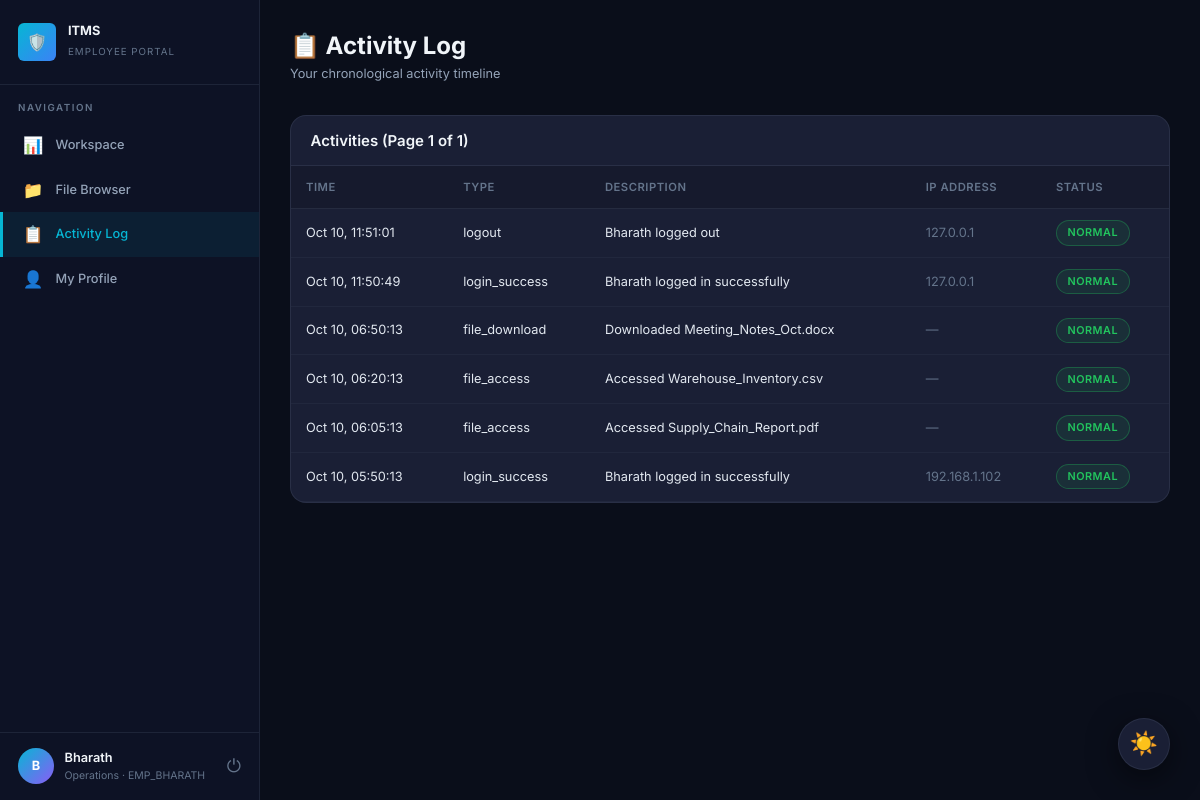
The app's page /employee/activity (signed in), older data.
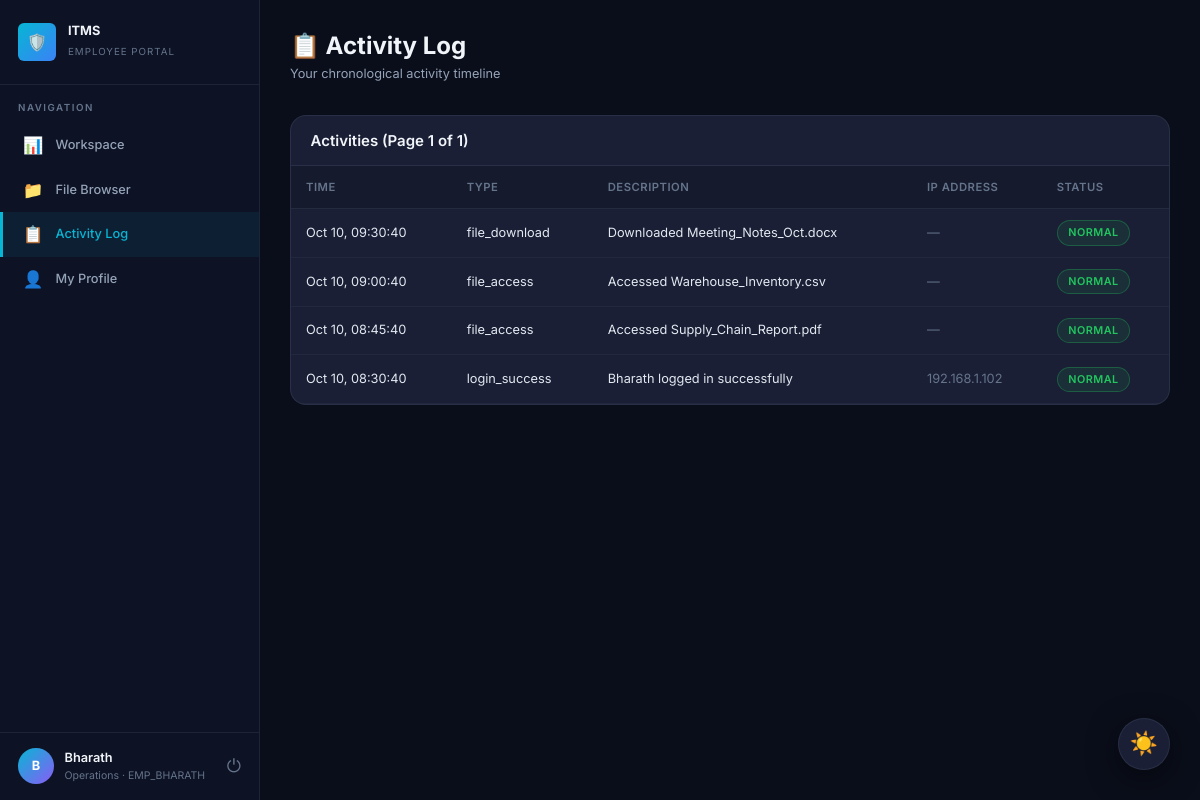
The same page, newer data.
### app/models.py (models this page shows, shortened)
class User(UserMixin, db.Model):
    __tablename__ = 'users'
    id = db.Column(db.Integer, primary_key=True)
    username = db.Column(db.String(80), unique=True, nullable=False)
    display_name = db.Column(db.String(120), nullable=False)
    password_hash = db.Column(db.String(256), nullable=False)
    employee_id = db.Column(db.String(50), unique=True, nullable=False)
    department = db.Column(db.String(80), nullable=True)
    role = db.Column(db.String(20), nullable=False, default='employee')  # 'employee' or 'admin'
    shift_start = db.Column(db.String(5), nullable=True)  # HH:MM format
    shift_end = db.Column(db.String(5), nullable=True)  # HH:MM format
    risk_score = db.Column(db.Float, default=0.0)
    created_at = db.Column(db.DateTime, default=lambda: datetime.now())
    activities = db.relationship('Activity', backref='user', lazy='dynamic')
    alerts = db.relationship('Alert', backref='user', lazy='dynamic')
    def is_admin(self):
        return self.role == 'admin'

class Activity(db.Model):
    __tablename__ = 'activities'
    id = db.Column(db.Integer, primary_key=True)
    user_id = db.Column(db.Integer, db.ForeignKey('users.id'), nullable=False)
    activity_type = db.Column(db.String(50), nullable=False)
    description = db.Column(db.Text, nullable=False)
    details = db.Column(db.Text, nullable=True)  # JSON string for extra metadata
    ip_address = db.Column(db.String(45), nullable=True)
    is_suspicious = db.Column(db.Boolean, default=False)
    risk_contribution = db.Column(db.Float, default=0.0)
    timestamp = db.Column(db.DateTime, default=lambda: datetime.now())

### app/routes/employee.py (the view)
@employee_bp.route('/activity')
@login_required
@employee_required
def activity_log():
    page = request.args.get('page', 1, type=int)
    per_page = 20
    activities = Activity.query.filter_by(user_id=current_user.id) \
        .order_by(Activity.timestamp.desc()) \
        .paginate(page=page, per_page=per_page, error_out=False)
    return render_template('employee/activity.html', activities=activities)

### app/routes/employee.py (called while the page is built)
def employee_required(f):
    @wraps(f)
    def decorated(*args, **kwargs):
        if not current_user.is_authenticated:
            return redirect(url_for('auth.login'))
        if current_user.is_admin():
            abort(403)
        return f(*args, **kwargs)
    return decorated

### app/templates/employee/activity.html (shortened to what this page needs)
{% extends "base.html" %}
{% block body %}
<div class="app-layout">
    <aside class="sidebar">
        <div class="sidebar-brand">
            <div class="brand-icon">🛡️</div>
            <div class="brand-text">
                <h3>ITMS</h3>
                <span>Employee Portal</span>
            </div>
        </div>
        <nav class="sidebar-nav">
            <div class="nav-section">
                <div class="nav-section-title">Navigation</div>
                <a href="{{ url_for('employee.workspace') }}" class="nav-link">
                    <span class="nav-icon">📊</span> Workspace
                </a>
                <a href="{{ url_for('employee.file_browser') }}" class="nav-link">
                    <span class="nav-icon">📁</span> File Browser
                </a>
                <a href="{{ url_for('employee.activity_log') }}" class="nav-link active">
                    <span class="nav-icon">📋</span> Activity Log
                </a>
                <a href="{{ url_for('employee.profile') }}" class="nav-link">
                    <span class="nav-icon">👤</span> My Profile
                </a>
            </div>
        </nav>
        <div class="sidebar-user">
            <div class="user-avatar">{{ current_user.display_name[0] }}</div>
            <div class="user-info">
                <div class="user-name">{{ current_user.display_name }}</div>
                <div class="user-role">{{ current_user.department }} · {{ current_user.employee_id }}</div>
            </div>
            <a href="{{ url_for('auth.logout') }}" title="Logout" style="color: var(--text-muted); font-size: 1.2rem;">⏻</a>
        </div>
    </aside>
    <main class="main-content">
        <div class="page-header">
            <div>
                <h1>📋 Activity Log</h1>
                <p class="subtitle">Your chronological activity timeline</p>
            </div>
        </div>
        <div class="panel">
            <div class="panel-header">
                <h3>Activities (Page {{ activities.page }} of {{ activities.pages or 1 }})</h3>
            </div>
            <div class="panel-body no-pad">
                {% if activities.items %}
                <table class="data-table">
                    <thead>
                        <tr>
                            <th>Time</th>
                            <th>Type</th>
                            <th>Description</th>
                            <th>IP Address</th>
                            <th>Status</th>
                        </tr>
                    </thead>
                    <tbody>
                        {% for act in activities.items %}
                        <tr>
                            <td style="white-space: nowrap;">{{ act.timestamp.strftime('%b %d, %H:%M:%S') }}</td>
                            <td><span class="timeline-type">{{ act.activity_type }}</span></td>
                            <td>{{ act.description }}</td>
                            <td style="color: var(--text-muted);">{{ act.ip_address or '—' }}</td>
                            <td>
                                {% if act.is_suspicious %}
                                <span class="badge-severity high">⚠ Suspicious</span>
                                {% else %}
                                <span class="badge-severity low">Normal</span>
                                {% endif %}
                            </td>
                        </tr>
                        {% endfor %}
                    </tbody>
                </table>
                {% else %}
                <div class="empty-state">
                    <div class="empty-icon">📋</div>
                    <p>No activities recorded yet</p>
                </div>
                {% endif %}
            </div>
        </div>
    </main>
</div>
{% endblock %}

### app/templates/base.html (shortened to what this page needs)
<!DOCTYPE html>
<html lang="en">
<head>
    <link rel="stylesheet" href="{{ url_for('static', filename='css/style.css') }}">
</head>
<body>
    {% block body %}{% endblock %}
    <button id="theme-toggle" class="theme-toggle-btn" aria-label="Toggle Theme" title="Switch Theme">
        <span class="light-icon">☀️</span>
    </button>
</body>
</html>

Row changes from the older to the newer data that the page shows:
removed Activity: timestamp "Oct 10, 11:51:01", activity_type "logout", description "Bharath logged out", ip_address "127.0.0.1", is_suspicious "NORMAL"
removed Activity: timestamp "Oct 10, 11:50:49", activity_type "login_success", description "Bharath logged in successfully", ip_address "127.0.0.1", is_suspicious "NORMAL"
changed Activity "file_download": timestamp "Oct 10, 06:50:13" → "Oct 10, 09:30:40"
changed Activity "Accessed Warehouse_Inventory.csv": timestamp "Oct 10, 06:20:13" → "Oct 10, 09:00:40"
changed Activity "Accessed Supply_Chain_Report.pdf": timestamp "Oct 10, 06:05:13" → "Oct 10, 08:45:40"
changed Activity "login_success": timestamp "Oct 10, 05:50:13" → "Oct 10, 08:30:40"
